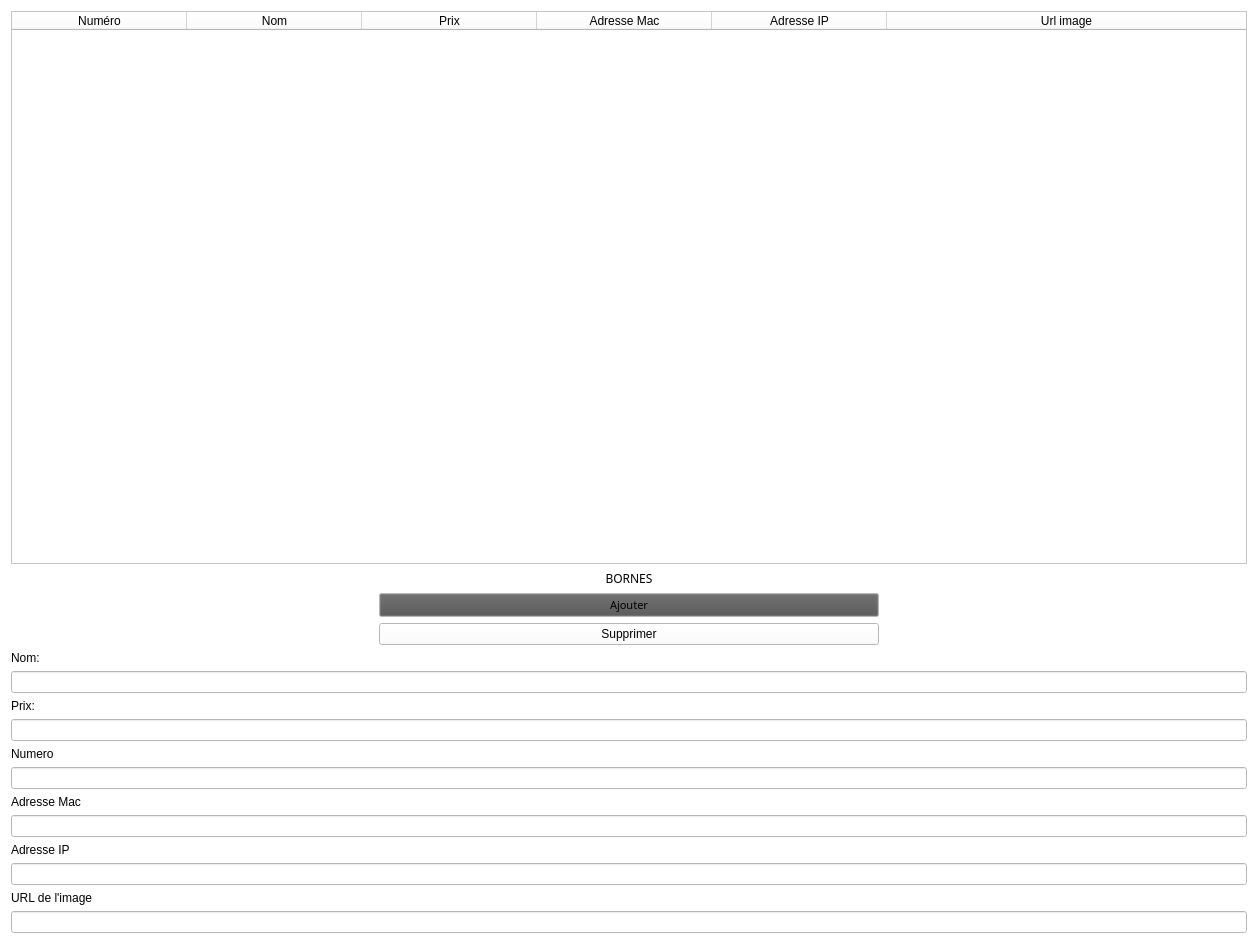
<?xml version="1.0" encoding="UTF-8"?>
<ui version="4.0">
 <class>Borne</class>
 <widget class="QWidget" name="Borne">
  <property name="geometry">
   <rect>
    <x>0</x>
    <y>0</y>
    <width>1258</width>
    <height>944</height>
   </rect>
  </property>
  <property name="palette">
   <palette>
    <active>
     <colorrole role="WindowText">
      <brush brushstyle="SolidPattern">
       <color alpha="255">
        <red>0</red>
        <green>0</green>
        <blue>0</blue>
       </color>
      </brush>
     </colorrole>
     <colorrole role="Button">
      <brush brushstyle="SolidPattern">
       <color alpha="255">
        <red>255</red>
        <green>255</green>
        <blue>255</blue>
       </color>
      </brush>
     </colorrole>
     <colorrole role="Light">
      <brush brushstyle="SolidPattern">
       <color alpha="255">
        <red>255</red>
        <green>255</green>
        <blue>255</blue>
       </color>
      </brush>
     </colorrole>
     <colorrole role="Midlight">
      <brush brushstyle="SolidPattern">
       <color alpha="255">
        <red>255</red>
        <green>255</green>
        <blue>255</blue>
       </color>
      </brush>
     </colorrole>
     <colorrole role="Dark">
      <brush brushstyle="SolidPattern">
       <color alpha="255">
        <red>127</red>
        <green>127</green>
        <blue>127</blue>
       </color>
      </brush>
     </colorrole>
     <colorrole role="Mid">
      <brush brushstyle="SolidPattern">
       <color alpha="255">
        <red>170</red>
        <green>170</green>
        <blue>170</blue>
       </color>
      </brush>
     </colorrole>
     <colorrole role="Text">
      <brush brushstyle="SolidPattern">
       <color alpha="255">
        <red>0</red>
        <green>0</green>
        <blue>0</blue>
       </color>
      </brush>
     </colorrole>
     <colorrole role="BrightText">
      <brush brushstyle="SolidPattern">
       <color alpha="255">
        <red>255</red>
        <green>255</green>
        <blue>255</blue>
       </color>
      </brush>
     </colorrole>
     <colorrole role="ButtonText">
      <brush brushstyle="SolidPattern">
       <color alpha="255">
        <red>0</red>
        <green>0</green>
        <blue>0</blue>
       </color>
      </brush>
     </colorrole>
     <colorrole role="Base">
      <brush brushstyle="SolidPattern">
       <color alpha="255">
        <red>255</red>
        <green>255</green>
        <blue>255</blue>
       </color>
      </brush>
     </colorrole>
     <colorrole role="Window">
      <brush brushstyle="SolidPattern">
       <color alpha="255">
        <red>255</red>
        <green>255</green>
        <blue>255</blue>
       </color>
      </brush>
     </colorrole>
     <colorrole role="Shadow">
      <brush brushstyle="SolidPattern">
       <color alpha="255">
        <red>0</red>
        <green>0</green>
        <blue>0</blue>
       </color>
      </brush>
     </colorrole>
     <colorrole role="AlternateBase">
      <brush brushstyle="SolidPattern">
       <color alpha="255">
        <red>255</red>
        <green>255</green>
        <blue>255</blue>
       </color>
      </brush>
     </colorrole>
     <colorrole role="ToolTipBase">
      <brush brushstyle="SolidPattern">
       <color alpha="255">
        <red>255</red>
        <green>255</green>
        <blue>220</blue>
       </color>
      </brush>
     </colorrole>
     <colorrole role="ToolTipText">
      <brush brushstyle="SolidPattern">
       <color alpha="255">
        <red>0</red>
        <green>0</green>
        <blue>0</blue>
       </color>
      </brush>
     </colorrole>
     <colorrole role="PlaceholderText">
      <brush brushstyle="SolidPattern">
       <color alpha="128">
        <red>0</red>
        <green>0</green>
        <blue>0</blue>
       </color>
      </brush>
     </colorrole>
    </active>
    <inactive>
     <colorrole role="WindowText">
      <brush brushstyle="SolidPattern">
       <color alpha="255">
        <red>0</red>
        <green>0</green>
        <blue>0</blue>
       </color>
      </brush>
     </colorrole>
     <colorrole role="Button">
      <brush brushstyle="SolidPattern">
       <color alpha="255">
        <red>255</red>
        <green>255</green>
        <blue>255</blue>
       </color>
      </brush>
     </colorrole>
     <colorrole role="Light">
      <brush brushstyle="SolidPattern">
       <color alpha="255">
        <red>255</red>
        <green>255</green>
        <blue>255</blue>
       </color>
      </brush>
     </colorrole>
     <colorrole role="Midlight">
      <brush brushstyle="SolidPattern">
       <color alpha="255">
        <red>255</red>
        <green>255</green>
        <blue>255</blue>
       </color>
      </brush>
     </colorrole>
     <colorrole role="Dark">
      <brush brushstyle="SolidPattern">
       <color alpha="255">
        <red>127</red>
        <green>127</green>
        <blue>127</blue>
       </color>
      </brush>
     </colorrole>
     <colorrole role="Mid">
      <brush brushstyle="SolidPattern">
       <color alpha="255">
        <red>170</red>
        <green>170</green>
        <blue>170</blue>
       </color>
      </brush>
     </colorrole>
     <colorrole role="Text">
      <brush brushstyle="SolidPattern">
       <color alpha="255">
        <red>0</red>
        <green>0</green>
        <blue>0</blue>
       </color>
      </brush>
     </colorrole>
     <colorrole role="BrightText">
      <brush brushstyle="SolidPattern">
       <color alpha="255">
        <red>255</red>
        <green>255</green>
        <blue>255</blue>
       </color>
      </brush>
     </colorrole>
     <colorrole role="ButtonText">
      <brush brushstyle="SolidPattern">
       <color alpha="255">
        <red>0</red>
        <green>0</green>
        <blue>0</blue>
       </color>
      </brush>
     </colorrole>
     <colorrole role="Base">
      <brush brushstyle="SolidPattern">
       <color alpha="255">
        <red>255</red>
        <green>255</green>
        <blue>255</blue>
       </color>
      </brush>
     </colorrole>
     <colorrole role="Window">
      <brush brushstyle="SolidPattern">
       <color alpha="255">
        <red>255</red>
        <green>255</green>
        <blue>255</blue>
       </color>
      </brush>
     </colorrole>
     <colorrole role="Shadow">
      <brush brushstyle="SolidPattern">
       <color alpha="255">
        <red>0</red>
        <green>0</green>
        <blue>0</blue>
       </color>
      </brush>
     </colorrole>
     <colorrole role="AlternateBase">
      <brush brushstyle="SolidPattern">
       <color alpha="255">
        <red>255</red>
        <green>255</green>
        <blue>255</blue>
       </color>
      </brush>
     </colorrole>
     <colorrole role="ToolTipBase">
      <brush brushstyle="SolidPattern">
       <color alpha="255">
        <red>255</red>
        <green>255</green>
        <blue>220</blue>
       </color>
      </brush>
     </colorrole>
     <colorrole role="ToolTipText">
      <brush brushstyle="SolidPattern">
       <color alpha="255">
        <red>0</red>
        <green>0</green>
        <blue>0</blue>
       </color>
      </brush>
     </colorrole>
     <colorrole role="PlaceholderText">
      <brush brushstyle="SolidPattern">
       <color alpha="128">
        <red>0</red>
        <green>0</green>
        <blue>0</blue>
       </color>
      </brush>
     </colorrole>
    </inactive>
    <disabled>
     <colorrole role="WindowText">
      <brush brushstyle="SolidPattern">
       <color alpha="255">
        <red>127</red>
        <green>127</green>
        <blue>127</blue>
       </color>
      </brush>
     </colorrole>
     <colorrole role="Button">
      <brush brushstyle="SolidPattern">
       <color alpha="255">
        <red>255</red>
        <green>255</green>
        <blue>255</blue>
       </color>
      </brush>
     </colorrole>
     <colorrole role="Light">
      <brush brushstyle="SolidPattern">
       <color alpha="255">
        <red>255</red>
        <green>255</green>
        <blue>255</blue>
       </color>
      </brush>
     </colorrole>
     <colorrole role="Midlight">
      <brush brushstyle="SolidPattern">
       <color alpha="255">
        <red>255</red>
        <green>255</green>
        <blue>255</blue>
       </color>
      </brush>
     </colorrole>
     <colorrole role="Dark">
      <brush brushstyle="SolidPattern">
       <color alpha="255">
        <red>127</red>
        <green>127</green>
        <blue>127</blue>
       </color>
      </brush>
     </colorrole>
     <colorrole role="Mid">
      <brush brushstyle="SolidPattern">
       <color alpha="255">
        <red>170</red>
        <green>170</green>
        <blue>170</blue>
       </color>
      </brush>
     </colorrole>
     <colorrole role="Text">
      <brush brushstyle="SolidPattern">
       <color alpha="255">
        <red>127</red>
        <green>127</green>
        <blue>127</blue>
       </color>
      </brush>
     </colorrole>
     <colorrole role="BrightText">
      <brush brushstyle="SolidPattern">
       <color alpha="255">
        <red>255</red>
        <green>255</green>
        <blue>255</blue>
       </color>
      </brush>
     </colorrole>
     <colorrole role="ButtonText">
      <brush brushstyle="SolidPattern">
       <color alpha="255">
        <red>127</red>
        <green>127</green>
        <blue>127</blue>
       </color>
      </brush>
     </colorrole>
     <colorrole role="Base">
      <brush brushstyle="SolidPattern">
       <color alpha="255">
        <red>255</red>
        <green>255</green>
        <blue>255</blue>
       </color>
      </brush>
     </colorrole>
     <colorrole role="Window">
      <brush brushstyle="SolidPattern">
       <color alpha="255">
        <red>255</red>
        <green>255</green>
        <blue>255</blue>
       </color>
      </brush>
     </colorrole>
     <colorrole role="Shadow">
      <brush brushstyle="SolidPattern">
       <color alpha="255">
        <red>0</red>
        <green>0</green>
        <blue>0</blue>
       </color>
      </brush>
     </colorrole>
     <colorrole role="AlternateBase">
      <brush brushstyle="SolidPattern">
       <color alpha="255">
        <red>255</red>
        <green>255</green>
        <blue>255</blue>
       </color>
      </brush>
     </colorrole>
     <colorrole role="ToolTipBase">
      <brush brushstyle="SolidPattern">
       <color alpha="255">
        <red>255</red>
        <green>255</green>
        <blue>220</blue>
       </color>
      </brush>
     </colorrole>
     <colorrole role="ToolTipText">
      <brush brushstyle="SolidPattern">
       <color alpha="255">
        <red>0</red>
        <green>0</green>
        <blue>0</blue>
       </color>
      </brush>
     </colorrole>
     <colorrole role="PlaceholderText">
      <brush brushstyle="SolidPattern">
       <color alpha="128">
        <red>0</red>
        <green>0</green>
        <blue>0</blue>
       </color>
      </brush>
     </colorrole>
    </disabled>
   </palette>
  </property>
  <property name="windowTitle">
   <string>Borne</string>
  </property>
  <property name="styleSheet">
   <string notr="true">font: 8pt &quot;Century Gothic&quot;;</string>
  </property>
  <layout class="QVBoxLayout" name="verticalLayout">
   <item>
    <layout class="QVBoxLayout" name="verticalLayout_40">
     <item>
      <layout class="QVBoxLayout" name="verticalLayout_8">
       <item>
        <widget class="QTableWidget" name="TableBorne">
         <property name="minimumSize">
          <size>
           <width>1236</width>
           <height>517</height>
          </size>
         </property>
         <property name="styleSheet">
          <string notr="true">font: 8pt &quot;Century Gothic&quot;;</string>
         </property>
         <property name="lineWidth">
          <number>3</number>
         </property>
         <property name="sizeAdjustPolicy">
          <enum>QAbstractScrollArea::AdjustToContents</enum>
         </property>
         <property name="autoScrollMargin">
          <number>50</number>
         </property>
         <property name="dragDropMode">
          <enum>QAbstractItemView::NoDragDrop</enum>
         </property>
         <property name="selectionMode">
          <enum>QAbstractItemView::NoSelection</enum>
         </property>
         <property name="gridStyle">
          <enum>Qt::SolidLine</enum>
         </property>
         <attribute name="horizontalHeaderDefaultSectionSize">
          <number>175</number>
         </attribute>
         <attribute name="horizontalHeaderHighlightSections">
          <bool>true</bool>
         </attribute>
         <attribute name="horizontalHeaderMinimumSectionSize">
          <number>175</number>
         </attribute>
         <attribute name="horizontalHeaderShowSortIndicator" stdset="0">
          <bool>false</bool>
         </attribute>
         <attribute name="horizontalHeaderStretchLastSection">
          <bool>true</bool>
         </attribute>
         <attribute name="verticalHeaderCascadingSectionResizes">
          <bool>false</bool>
         </attribute>
         <attribute name="verticalHeaderDefaultSectionSize">
          <number>50</number>
         </attribute>
         <attribute name="verticalHeaderMinimumSectionSize">
          <number>50</number>
         </attribute>
         <column>
          <property name="text">
           <string>Numéro</string>
          </property>
          <property name="font">
           <font>
            <strikeout>false</strikeout>
           </font>
          </property>
         </column>
         <column>
          <property name="text">
           <string>Nom</string>
          </property>
         </column>
         <column>
          <property name="text">
           <string>Prix</string>
          </property>
         </column>
         <column>
          <property name="text">
           <string>Adresse Mac</string>
          </property>
         </column>
         <column>
          <property name="text">
           <string>Adresse IP</string>
          </property>
         </column>
         <column>
          <property name="text">
           <string>Url image</string>
          </property>
         </column>
        </widget>
       </item>
       <item>
        <widget class="QLabel" name="label_7">
         <property name="font">
          <font>
           <family>Century Gothic</family>
           <pointsize>9</pointsize>
           <weight>50</weight>
           <italic>false</italic>
           <bold>false</bold>
          </font>
         </property>
         <property name="styleSheet">
          <string notr="true">font: 9pt &quot;Century Gothic&quot;;</string>
         </property>
         <property name="text">
          <string>BORNES</string>
         </property>
         <property name="textFormat">
          <enum>Qt::AutoText</enum>
         </property>
         <property name="alignment">
          <set>Qt::AlignCenter</set>
         </property>
        </widget>
       </item>
      </layout>
     </item>
     <item>
      <layout class="QVBoxLayout" name="verticalLayout_4">
       <item alignment="Qt::AlignHCenter">
        <widget class="QPushButton" name="AddButton">
         <property name="enabled">
          <bool>true</bool>
         </property>
         <property name="minimumSize">
          <size>
           <width>500</width>
           <height>0</height>
          </size>
         </property>
         <property name="maximumSize">
          <size>
           <width>500</width>
           <height>200</height>
          </size>
         </property>
         <property name="sizeIncrement">
          <size>
           <width>0</width>
           <height>0</height>
          </size>
         </property>
         <property name="palette">
          <palette>
           <active>
            <colorrole role="WindowText">
             <brush brushstyle="SolidPattern">
              <color alpha="255">
               <red>0</red>
               <green>0</green>
               <blue>0</blue>
              </color>
             </brush>
            </colorrole>
            <colorrole role="Button">
             <brush brushstyle="SolidPattern">
              <color alpha="255">
               <red>83</red>
               <green>83</green>
               <blue>83</blue>
              </color>
             </brush>
            </colorrole>
            <colorrole role="Base">
             <brush brushstyle="SolidPattern">
              <color alpha="255">
               <red>255</red>
               <green>255</green>
               <blue>255</blue>
              </color>
             </brush>
            </colorrole>
           </active>
           <inactive>
            <colorrole role="WindowText">
             <brush brushstyle="SolidPattern">
              <color alpha="255">
               <red>0</red>
               <green>0</green>
               <blue>0</blue>
              </color>
             </brush>
            </colorrole>
            <colorrole role="Button">
             <brush brushstyle="SolidPattern">
              <color alpha="255">
               <red>83</red>
               <green>83</green>
               <blue>83</blue>
              </color>
             </brush>
            </colorrole>
            <colorrole role="Base">
             <brush brushstyle="SolidPattern">
              <color alpha="255">
               <red>255</red>
               <green>255</green>
               <blue>255</blue>
              </color>
             </brush>
            </colorrole>
           </inactive>
           <disabled>
            <colorrole role="WindowText">
             <brush brushstyle="SolidPattern">
              <color alpha="255">
               <red>120</red>
               <green>120</green>
               <blue>120</blue>
              </color>
             </brush>
            </colorrole>
            <colorrole role="Button">
             <brush brushstyle="SolidPattern">
              <color alpha="255">
               <red>83</red>
               <green>83</green>
               <blue>83</blue>
              </color>
             </brush>
            </colorrole>
            <colorrole role="Base">
             <brush brushstyle="SolidPattern">
              <color alpha="255">
               <red>255</red>
               <green>255</green>
               <blue>255</blue>
              </color>
             </brush>
            </colorrole>
           </disabled>
          </palette>
         </property>
         <property name="font">
          <font>
           <family>Century Gothic</family>
           <pointsize>8</pointsize>
           <weight>50</weight>
           <italic>false</italic>
           <bold>false</bold>
           <stylestrategy>PreferAntialias</stylestrategy>
          </font>
         </property>
         <property name="cursor">
          <cursorShape>PointingHandCursor</cursorShape>
         </property>
         <property name="styleSheet">
          <string notr="true">font: 8pt &quot;Century Gothic&quot;;</string>
         </property>
         <property name="inputMethodHints">
          <set>Qt::ImhNone</set>
         </property>
         <property name="text">
          <string>Ajouter</string>
         </property>
         <property name="iconSize">
          <size>
           <width>16</width>
           <height>16</height>
          </size>
         </property>
         <property name="autoDefault">
          <bool>true</bool>
         </property>
         <property name="default">
          <bool>false</bool>
         </property>
        </widget>
       </item>
       <item alignment="Qt::AlignHCenter">
        <widget class="QPushButton" name="DelButton">
         <property name="minimumSize">
          <size>
           <width>500</width>
           <height>0</height>
          </size>
         </property>
         <property name="styleSheet">
          <string notr="true">font: 8pt &quot;Century Gothic&quot;;</string>
         </property>
         <property name="text">
          <string>Supprimer</string>
         </property>
        </widget>
       </item>
       <item>
        <widget class="QLabel" name="label">
         <property name="styleSheet">
          <string notr="true">font: 8pt &quot;Century Gothic&quot;;</string>
         </property>
         <property name="text">
          <string>Nom: </string>
         </property>
        </widget>
       </item>
       <item>
        <widget class="QLineEdit" name="editNom">
         <property name="styleSheet">
          <string notr="true">font: 8pt &quot;Century Gothic&quot;;</string>
         </property>
        </widget>
       </item>
       <item>
        <widget class="QLabel" name="label_2">
         <property name="styleSheet">
          <string notr="true">font: 8pt &quot;Century Gothic&quot;;</string>
         </property>
         <property name="text">
          <string>Prix: </string>
         </property>
        </widget>
       </item>
       <item>
        <widget class="QLineEdit" name="editPrix">
         <property name="styleSheet">
          <string notr="true">font: 8pt &quot;Century Gothic&quot;;</string>
         </property>
         <property name="text">
          <string/>
         </property>
        </widget>
       </item>
       <item>
        <widget class="QLabel" name="label_3">
         <property name="styleSheet">
          <string notr="true">font: 8pt &quot;Century Gothic&quot;;</string>
         </property>
         <property name="text">
          <string>Numero</string>
         </property>
        </widget>
       </item>
       <item>
        <widget class="QLineEdit" name="editNum">
         <property name="styleSheet">
          <string notr="true">font: 8pt &quot;Century Gothic&quot;;</string>
         </property>
        </widget>
       </item>
       <item>
        <widget class="QLabel" name="label_4">
         <property name="styleSheet">
          <string notr="true">font: 8pt &quot;Century Gothic&quot;;</string>
         </property>
         <property name="text">
          <string>Adresse Mac</string>
         </property>
        </widget>
       </item>
       <item>
        <widget class="QLineEdit" name="editType">
         <property name="styleSheet">
          <string notr="true">font: 8pt &quot;Century Gothic&quot;;</string>
         </property>
        </widget>
       </item>
       <item>
        <widget class="QLabel" name="label_5">
         <property name="styleSheet">
          <string notr="true">font: 8pt &quot;Century Gothic&quot;;</string>
         </property>
         <property name="text">
          <string>Adresse IP</string>
         </property>
        </widget>
       </item>
      </layout>
     </item>
     <item>
      <widget class="QLineEdit" name="editIP">
       <property name="styleSheet">
        <string notr="true">font: 8pt &quot;Century Gothic&quot;;</string>
       </property>
      </widget>
     </item>
     <item>
      <widget class="QLabel" name="label_6">
       <property name="styleSheet">
        <string notr="true">font: 8pt &quot;Century Gothic&quot;;</string>
       </property>
       <property name="text">
        <string>URL de l'image</string>
       </property>
      </widget>
     </item>
     <item>
      <widget class="QLineEdit" name="editURL">
       <property name="styleSheet">
        <string notr="true">font: 8pt &quot;Century Gothic&quot;;</string>
       </property>
      </widget>
     </item>
    </layout>
   </item>
  </layout>
 </widget>
 <layoutdefault spacing="6" margin="11"/>
 <resources/>
 <connections/>
</ui>
